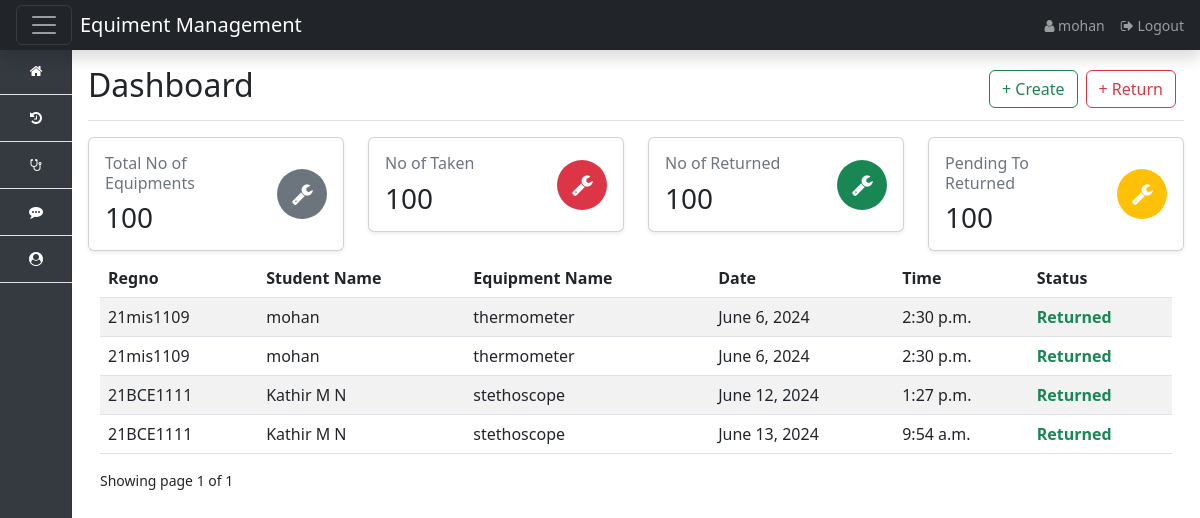
The app's page /Dashboard (signed in), older data.
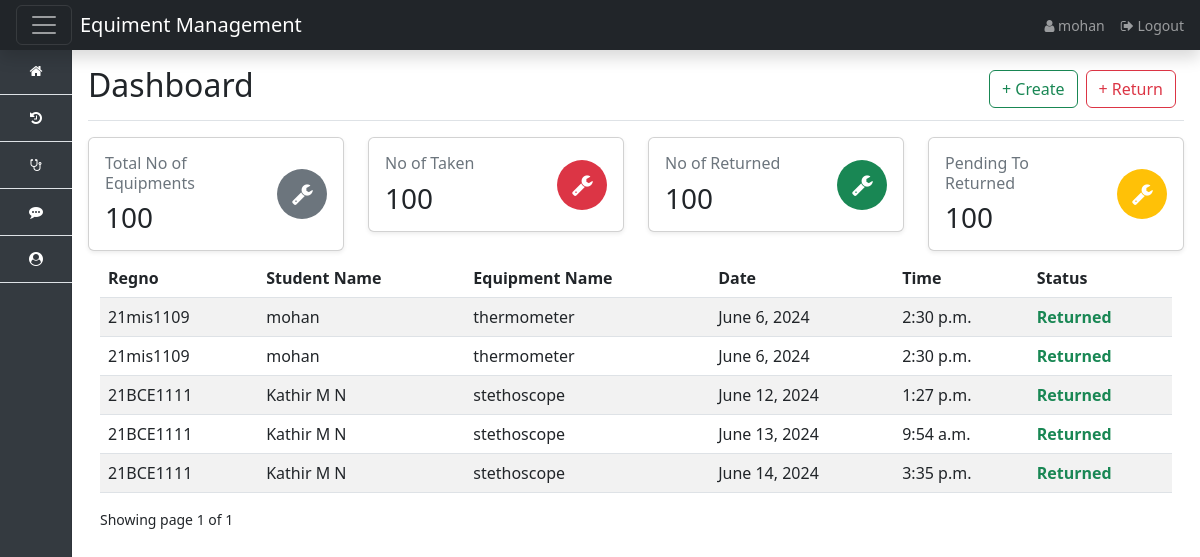
The same page, newer data.
### app/models.py (models this page shows, shortened)
class Manage_Equiment(models.Model):
    borrowed_date = models.DateField(default=now)
    borrowed_time = models.TimeField()
    regno = models.CharField(max_length=100)
    stud_name = models.CharField(max_length=100,null=True)
    category = models.CharField(max_length=266)
    returned_time = models.TimeField(null=True, blank=True)
    returned_date = models.DateField(null=True, blank=True)
    status = models.BooleanField(default=False)
    handled_by = models.ForeignKey(User, on_delete=models.SET_NULL, null=True, blank=True)
    class Meta:
        ordering: ['-date'] # type: ignore

### app/views.py (the view)
# urls.py: path('Dashboard',views.index, name='index'),
def index(request):
    categories = Category.objects.all()
    equipment = Manage_Equiment.objects.filter(handled_by=request.user)
    paginator = Paginator(equipment,10)
    page_number = request.GET.get('page')
    page_obj = Paginator.get_page(paginator,page_number)
    context = {
        'equiment' : equipment,
        'page_obj' : page_obj
    }
    return render(request,'equiments/index.html',context)

### Template/equiments/index.html (shortened to what the changed rows need)
{% extends 'base.html' %}
{% block content %}
    <div class="d-flex justify-content-between flex-wrap flex-md-nowrap align-items-center  pb-2 mb-3 border-bottom">
        <h1 class="h2">Dashboard</h1>
    </div>
    <div class="container">
        <table class="table table-striped table-hover">
            <thead>
                <tr>
                    <th>Regno</th>
                    <th>Student Name</th>
                    <th>Equipment Name</th>
                    <th>Date</th>
                    <th>Time</th>
                    <th>Status</th>
                </tr>
            </thead>
            <tbody>
                {% for equiments in page_obj %}
                <tr>
                    <td>{{equiments.regno}}</td>
                    <td>{{equiments.stud_name}}</td>
                    <td>{{equiments.category}}</td>
                    <td>{{equiments.borrowed_date}}</td>
                    <td>{{equiments.borrowed_time}}</td>
                    <td>{% if equiments.status == False %} <span style="color: red;">Pending to Return</span>
                        {% else %}
                        <span style="color: rgb(25, 135, 84); font-weight: bold ;"> Returned </span>
                        {% endif %}
                    </td>
                </tr>
                {% endfor %}
            </tbody>
        </table>
    </div>
{% endblock %}

Row changes from the older to the newer data that the page shows:
added Manage_Equiment: regno "21BCE1111", stud_name "Kathir M N", category "stethoscope", borrowed_date "June 14, 2024", borrowed_time "3:35 p.m.", status "Returned"
